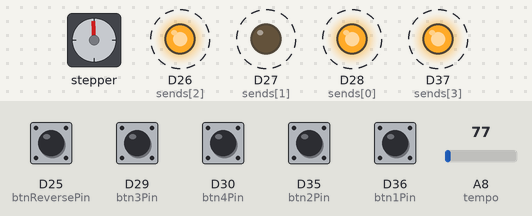
A sketch run on a simulated Arduino Due. Parts: stepper motor, output pins drawn as LEDs (lit = HIGH). Wiring (inferred from the names in the program): stepper motor (2048 steps per turn assumed): coils D34, D33, D31, D32. Dashed ring = blinking. The inputs (shaded band) are chosen by the test bench; at power-on: D25 (btnReversePin), D29 (btn3Pin), D30 (btn4Pin), D35 (btn2Pin), D36 (btn1Pin) LOW, A8 (tempo) = 77. Pins used as bus, display or sensor lines are not drawn.

Above: at 1.2 s.
1.3 s: A8 (tempo) set to 23
At 3.81 s:
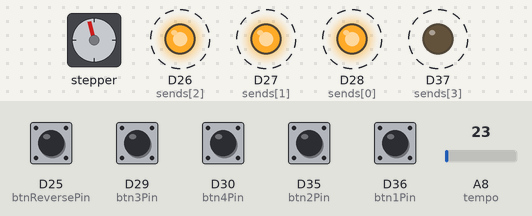
4.3 s: A8 (tempo) set to 46
At 4.8 s:
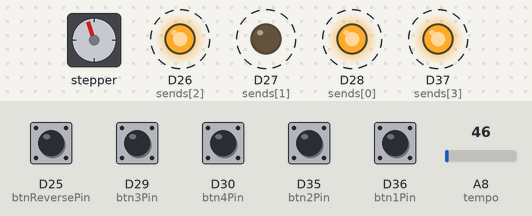
7.3 s: D25 (btnReversePin) pulled HIGH for 0.15 s
10.3 s: A8 (tempo) set to 23
At 10.72 s:
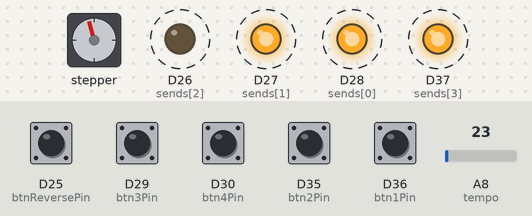
13.3 s: D29 (btn3Pin) pulled HIGH for 0.15 s
At 14.03 s:
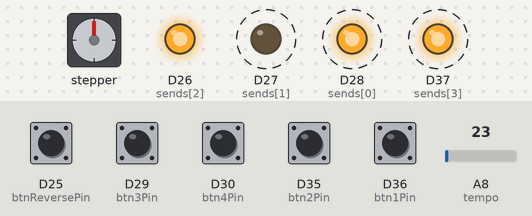
16.3 s: D29 (btn3Pin) pulled HIGH for 1 s
At 17.03 s:
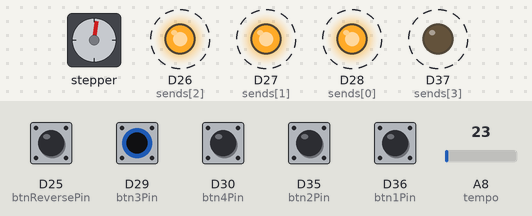
Timing chart, 0 to 24.1 s (numbered marks = the images above; inputs shaded):
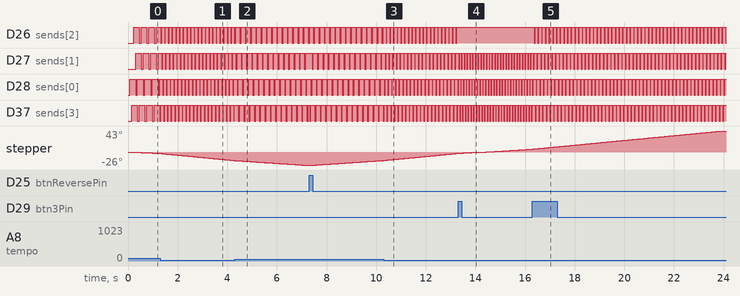

Measured:
- after the input at 1.3 s, D26 (sends[2]), D37 (sends[3]): alternates HIGH for 0.11 s and LOW for 0.04 s, starting at once; D27 (sends[1]): alternates HIGH for 0.11 s and LOW for 0.04 s, starting after 0.06 s; D28 (sends[0]): alternates HIGH for 0.11 s and LOW for 0.04 s, starting after 0.10 s
- after the input at 4.3 s, D26 (sends[2]): alternates HIGH for 0.16 s and LOW for 0.05 s, starting after 0.20 s; D27 (sends[1]): alternates HIGH for 0.16 s and LOW for 0.05 s, starting after 0.26 s; D28 (sends[0]), D37 (sends[3]): alternates HIGH for 0.16 s and LOW for 0.05 s, starting after 0.15 s
- after the input at 10.3 s, D26 (sends[2]), D27 (sends[1]): alternates HIGH for 0.11 s and LOW for 0.04 s, starting after 0.10 s; D28 (sends[0]): alternates HIGH for 0.11 s and LOW for 0.04 s, starting after 0.17 s; D37 (sends[3]): alternates HIGH for 0.11 s and LOW for 0.04 s, starting after 0.14 s
- after the input at 13.3 s, D26 (sends[2]): stops changing and stays HIGH
- after the input at 16.3 s, D26 (sends[2]): alternates HIGH for 0.11 s and LOW for 0.04 s, starting after 0.07 s; D27 (sends[1]): alternates HIGH for 0.11 s and LOW for 0.04 s, starting after 0.18 s
- by itself, D26 (sends[2]), D28 (sends[0]), D37 (sends[3]): alternates HIGH for 0.23 s and LOW for 0.08 s
- by itself, D27 (sends[1]): alternates HIGH for 0.23 s and LOW for 0.07 s

The sketch:

Final.ino
```cpp
#include "Button.h"

int led[4] = {34, 33, 31, 32};
boolean ledActive[4] = {HIGH, HIGH, HIGH, HIGH};
int btn1Pin = 36;
int btn2Pin = 35;
int btn3Pin = 29;
int btn4Pin = 30;
int btnReversePin = 25;
int stepTime;
int currentLed = 0;
boolean ledOn = HIGH;
int tempo = A8;
int sends[4] = {28, 27, 26, 37};
int stepp = 0;
boolean direct = LOW;
unsigned long lastStepTime = 0;

Button btn1(btn1Pin);
Button btn2(btn2Pin);
Button btn3(btn3Pin);
Button btn4(btn4Pin);
Button btnReverse(btnReversePin);


void setup()
{

  for (int i = 0; i < 4; i++)
  {
    pinMode(led[i], OUTPUT);
    pinMode(sends[i], OUTPUT);
  }


  pinMode(btn1Pin, INPUT);
  pinMode(btn2Pin, INPUT);
  pinMode(btn3Pin, INPUT);
  pinMode(btn4Pin, INPUT);
  pinMode(btnReversePin, INPUT);

  pinMode(tempo, INPUT);
  analogWriteResolution(12);

  btn1.pressButton(led1);
  btn2.pressButton(led2);
  btn3.pressButton(led3);
  btn4.pressButton(led4);
  btnReverse.pressButton(ledReverse);

  Serial.begin(9600);
}

void loop()
{
  btn1.process();
  btn2.process();
  btn3.process();
  btn4.process();
  btnReverse.process();

  stepTime=map(analogRead(tempo), 0, 1023, 20, 750);

  if (millis() > lastStepTime + stepTime)
  {
    digitalWrite(led[stepp], LOW);
    digitalWrite(sends[stepp], HIGH);

    if(direct == HIGH)
    {
      stepp++;
      if (stepp > 3 )
        stepp = 0;
      while (ledActive[stepp] == LOW)
      {
        btn1.process();
        btn2.process();
        btn3.process();
        btn4.process();
        btnReverse.process();
        stepp++;
      if (stepp > 3 )
        stepp = 0;
      }
        digitalWrite(led[stepp], HIGH);
        digitalWrite(sends[stepp], LOW);
    }

    else
    {

      stepp--;
      if (stepp < 0)
        stepp = 3;
      while (ledActive[stepp] == LOW)
      {
        btn1.process();
        btn2.process();
        btn3.process();
        btn4.process();
        btnReverse.process();
        stepp--;
      if (stepp < 0)
        stepp = 3;
      }
        digitalWrite(led[stepp], HIGH);
        digitalWrite(sends[stepp], LOW);
    }

    //resets the step length
    lastStepTime = millis();
  }

}

void led1()
{
  ledActive[0]=!ledActive[0];

}

void led2()
{
  ledActive[1]=!ledActive[1];


}

void led3()
{
  ledActive[2]=!ledActive[2];
}

void led4()
{
  ledActive[3]=!ledActive[3];

}

void ledReverse()
{
  direct=!direct;
}
```

Button.h
```cpp
#ifndef Buttons_h
#define Buttons_h

#include "Arduino.h"

class Button
{
  public:
    Button(int _buttonPin);

    void process();
    void pressButton(void (*f)());
    void releaseButton(void (*f)());
    void (*pressCallback)();
    void (*releaseCallback)();

    byte buttonPin;
    bool buttonState;
    bool lastButtonState;

  private:
};

#endif
```

button.cpp
```cpp
#include "Arduino.h"
#include "Button.h"

Button::Button(int _buttonPin)
{
  buttonPin = _buttonPin;

  pinMode(buttonPin, INPUT);
}

void Button::process()
{
  lastButtonState = buttonState;
  buttonState = digitalRead(buttonPin);

  if (lastButtonState == LOW && buttonState == HIGH) {
    pressCallback();
  }
  if (lastButtonState == HIGH && buttonState == LOW) {
//    releaseCallback();
  }
}

void Button::pressButton(void (*f)())    //button down
{
  pressCallback = *f;
}

void Button::releaseButton(void (*f)())  //button release
{
  releaseCallback = *f;
}
```
